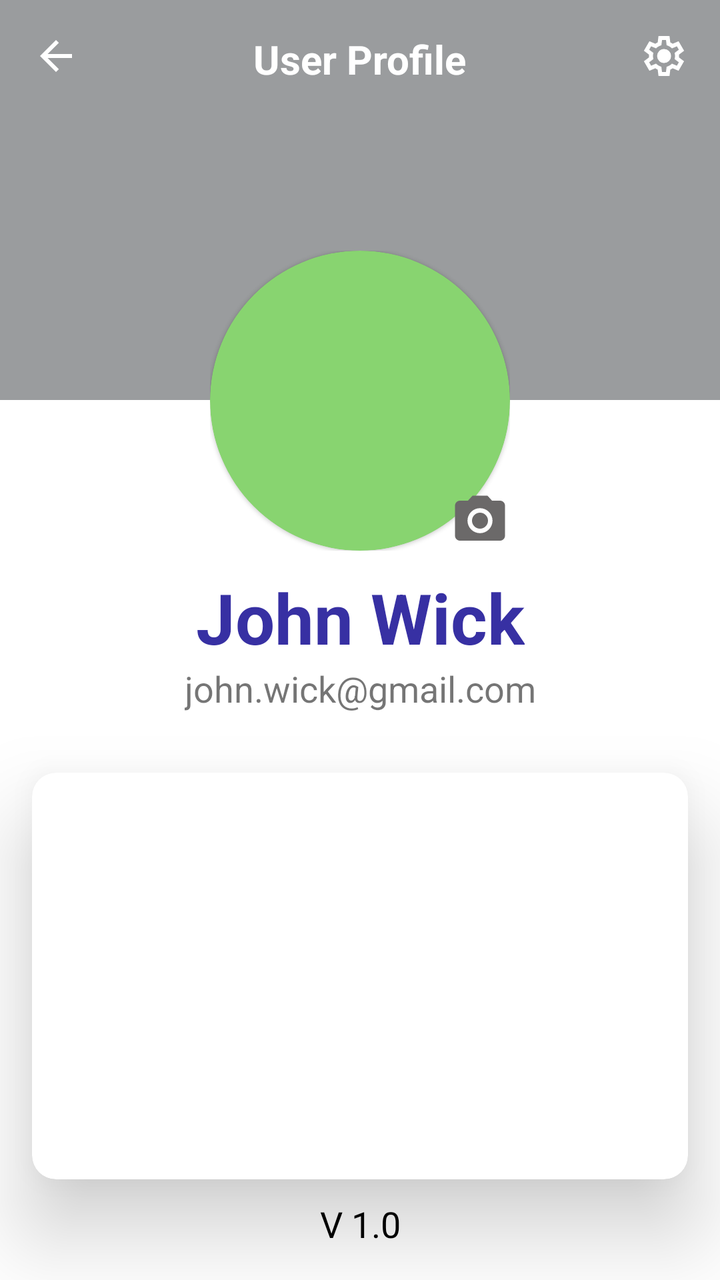
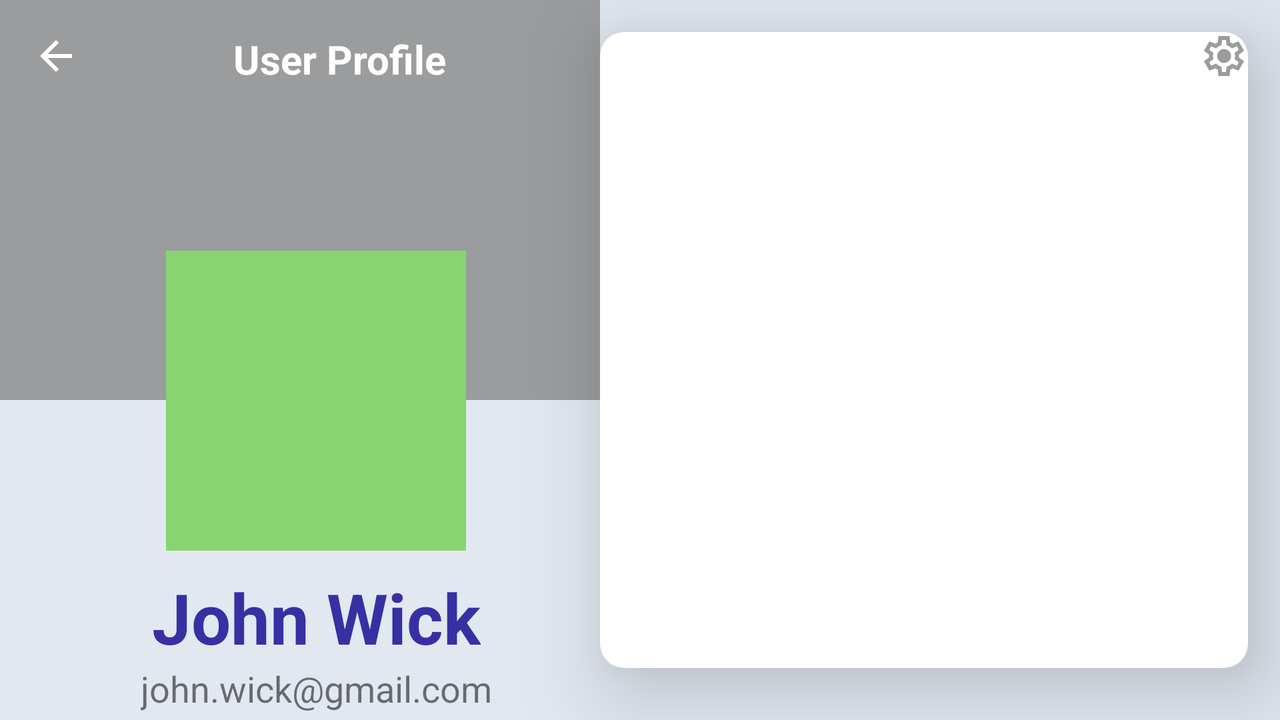

An Android layout and its configuration variant, each rendered on a device that would load it. The default file and the variant file are quoted in full after the pictures.
<!-- AndroidManifest.xml: application theme Theme.Notiz -->
<!-- res/layout/activity_profile.xml -->
<?xml version="1.0" encoding="utf-8"?>
<androidx.constraintlayout.widget.ConstraintLayout
    xmlns:android="http://schemas.android.com/apk/res/android"
    xmlns:app="http://schemas.android.com/apk/res-auto"
    xmlns:tools="http://schemas.android.com/tools"
    android:layout_width="match_parent"
    android:layout_height="match_parent"
    android:fitsSystemWindows="true"
    tools:context=".ProfileActivity">

    <androidx.constraintlayout.widget.Guideline
        android:id="@+id/guideline1"
        android:layout_width="wrap_content"
        android:layout_height="wrap_content"
        android:orientation="vertical"
        app:layout_constraintGuide_begin="@dimen/globalPadding"/>
    <androidx.constraintlayout.widget.Guideline
        android:id="@+id/guideline2"
        android:layout_width="wrap_content"
        android:layout_height="wrap_content"
        android:orientation="horizontal"
        app:layout_constraintGuide_begin="@dimen/globalPadding"/>
    <androidx.constraintlayout.widget.Guideline
        android:id="@+id/guideline3"
        android:layout_width="wrap_content"
        android:layout_height="wrap_content"
        android:orientation="vertical"
        app:layout_constraintGuide_end="@dimen/globalPadding"/>
    <androidx.constraintlayout.widget.Guideline
        android:id="@+id/guideline4"
        android:layout_width="wrap_content"
        android:layout_height="wrap_content"
        android:orientation="horizontal"
        app:layout_constraintGuide_end="@dimen/globalPadding"/>

    <ImageView
        android:id="@+id/imgBack"
        android:layout_width="wrap_content"
        android:layout_height="wrap_content"
        android:src="@drawable/arrow_back"
        app:tint="@color/white"
        app:layout_constraintStart_toStartOf="@id/guideline1"
        app:layout_constraintTop_toTopOf="@id/guideline2" />

    <ImageView
        android:id="@+id/imgSettings"
        android:layout_width="wrap_content"
        android:layout_height="wrap_content"
        app:tint="@color/white"
        android:src="@drawable/settings"
        app:layout_constraintEnd_toStartOf="@+id/guideline3"
        app:layout_constraintTop_toTopOf="@+id/guideline2" />

    <TextView
        android:layout_width="wrap_content"
        android:layout_height="wrap_content"
        android:text="User Profile"
        android:textColor="@color/white"
        android:textSize="@dimen/subtitleFont"
        android:textStyle="bold"
        app:layout_constraintEnd_toStartOf="@+id/imgSettings"
        app:layout_constraintStart_toEndOf="@+id/imgBack"
        app:layout_constraintTop_toTopOf="@+id/guideline2" />

    <View
        android:id="@+id/banner"
        android:layout_width="match_parent"
        android:layout_height="200dp"
        android:elevation="-1dp"
        android:background="@color/textGrayColor"
        app:layout_constraintEnd_toEndOf="parent"
        app:layout_constraintStart_toStartOf="parent"
        app:layout_constraintTop_toTopOf="parent" />

    <RelativeLayout
        android:id="@+id/layoutProfileImage"
        android:layout_width="150dp"
        android:layout_height="150dp"
        android:layout_marginTop="-75dp"
        app:layout_constraintEnd_toStartOf="@+id/guideline3"
        app:layout_constraintStart_toStartOf="@+id/guideline1"
        app:layout_constraintTop_toBottomOf="@+id/banner">
        <com.google.android.material.card.MaterialCardView
            android:layout_width="150dp"
            android:layout_height="150dp"
            app:cardCornerRadius="75dp"
            app:cardBackgroundColor="@color/secondaryColor">
            <ImageView
                android:id="@+id/imgProfile"
                android:layout_width="match_parent"
                android:layout_height="match_parent"
                android:scaleType="centerInside"
                android:layout_gravity="center" />
        </com.google.android.material.card.MaterialCardView>
        <ImageView
            android:id="@+id/imgCamera"
            android:layout_width="30dp"
            android:layout_height="30dp"
            android:src="@drawable/baseline_camera"
            android:elevation="1dp"
            android:layout_alignParentBottom="true"
            android:layout_alignParentEnd="true" />
    </RelativeLayout>

    <TextView
        android:id="@+id/textView"
        android:layout_width="wrap_content"
        android:layout_height="wrap_content"
        android:text="@string/app_version"
        android:textColor="@color/black"
        android:textSize="@dimen/regularFont"
        app:layout_constraintBottom_toBottomOf="@id/guideline4"
        app:layout_constraintEnd_toEndOf="@id/guideline3"
        app:layout_constraintStart_toStartOf="@id/guideline1" />

    <TextView
        android:id="@+id/tvFullName"
        android:layout_width="wrap_content"
        android:layout_height="wrap_content"
        android:layout_marginTop="@dimen/globalMarginTop"
        android:text="John Wick"
        android:textSize="@dimen/titleFont"
        android:textStyle="bold"
        android:textColor="@color/primaryDark"
        app:layout_constraintEnd_toStartOf="@+id/guideline3"
        app:layout_constraintStart_toStartOf="@+id/guideline1"
        app:layout_constraintTop_toBottomOf="@+id/layoutProfileImage" />

    <TextView
        android:id="@+id/tvEmail"
        android:layout_width="wrap_content"
        android:layout_height="wrap_content"
        android:text="john.wick@gmail.com"
        android:textSize="@dimen/regularFont"
        app:layout_constraintEnd_toStartOf="@+id/guideline3"
        app:layout_constraintStart_toStartOf="@+id/guideline1"
        app:layout_constraintTop_toBottomOf="@+id/tvFullName" />

    <com.google.android.material.card.MaterialCardView
        android:layout_width="0dp"
        android:layout_height="0dp"
        app:cardElevation="25dp"
        android:layout_marginTop="@dimen/globalBigMargin"
        android:layout_marginBottom="@dimen/globalMarginTop"
        app:cardCornerRadius="@dimen/globalCornerRadius"
        app:layout_constraintBottom_toTopOf="@+id/textView"
        app:layout_constraintEnd_toStartOf="@+id/guideline3"
        app:layout_constraintStart_toStartOf="@+id/guideline1"
        app:layout_constraintTop_toBottomOf="@+id/tvEmail" />

</androidx.constraintlayout.widget.ConstraintLayout>
<!-- resources referenced by this layout -->
<resources>
  <color name="black">#FF000000</color>
  <color name="primaryDark">#3730A3</color>
  <color name="secondaryColor">#88D470</color>
  <color name="textGrayColor">#9A9C9E</color>
  <color name="white">#FFFFFFFF</color>
  <dimen name="globalBigMargin">30dp</dimen>
  <dimen name="globalCornerRadius">12dp</dimen>
  <dimen name="globalMarginTop">10dp</dimen>
  <dimen name="globalPadding">16dp</dimen>
  <dimen name="regularFont">18sp</dimen>
  <dimen name="subtitleFont">20sp</dimen>
  <dimen name="titleFont">35sp</dimen>
  <!-- drawable arrow_back (drawable) -->
  <vector xmlns:android="http://schemas.android.com/apk/res/android" android:autoMirrored="true" android:height="24dp" android:tint="#6B6969" android:viewportHeight="960" android:viewportWidth="960" android:width="24dp">
        
      <path android:fillColor="@android:color/white" android:pathData="M313,520L537,744L480,800L160,480L480,160L537,216L313,440L800,440L800,520L313,520Z"/>
      
  </vector>
  <!-- drawable baseline_camera (drawable) -->
  <vector xmlns:android="http://schemas.android.com/apk/res/android" android:height="24dp" android:tint="#6B6969" android:viewportHeight="24" android:viewportWidth="24" android:width="24dp">
        
      <path android:fillColor="@android:color/white" android:pathData="M12,12m-3.2,0a3.2,3.2 0,1 1,6.4 0a3.2,3.2 0,1 1,-6.4 0"/>
        
      <path android:fillColor="@android:color/white" android:pathData="M9,2L7.17,4L4,4c-1.1,0 -2,0.9 -2,2v12c0,1.1 0.9,2 2,2h16c1.1,0 2,-0.9 2,-2L22,6c0,-1.1 -0.9,-2 -2,-2h-3.17L15,2L9,2zM12,17c-2.76,0 -5,-2.24 -5,-5s2.24,-5 5,-5 5,2.24 5,5 -2.24,5 -5,5z"/>
      
  </vector>
  <string name="app_version">V 1.0</string>
  <style name="Theme.Notiz" parent="Theme.MaterialComponents.DayNight.NoActionBar">
          
          <item name="colorPrimary">@color/primaryColor</item>
          <item name="colorPrimaryVariant">@color/primaryDark</item>
          <item name="colorOnPrimary">@color/white</item>
          
          <item name="colorSecondary">@color/accentColor</item>
          <item name="colorSecondaryVariant">@color/offWhiteColor</item>
          <item name="colorOnSecondary">@color/black</item>
          
          <item name="android:statusBarColor">?attr/colorPrimaryVariant</item>
          
      </style>
  <color name="primaryColor">#4F46E5</color>
  <color name="accentColor">#06B6D4</color>
  <color name="offWhiteColor">#F8FAFC</color>
  <!-- some entries are left out for length -->
</resources>
<!-- res/layout-land/activity_profile.xml (the repository's variant of the layout above) -->
<!-- drawn on the phone turned sideways -->
<?xml version="1.0" encoding="utf-8"?>
<androidx.constraintlayout.widget.ConstraintLayout
    xmlns:android="http://schemas.android.com/apk/res/android"
    xmlns:app="http://schemas.android.com/apk/res-auto"
    xmlns:tools="http://schemas.android.com/tools"
    android:layout_width="match_parent"
    android:layout_height="match_parent"
    android:background="@color/lightGrayColor"
    tools:context=".ProfileActivity">

    <androidx.constraintlayout.widget.Guideline
        android:id="@+id/guideline1"
        android:layout_width="wrap_content"
        android:layout_height="wrap_content"
        android:orientation="vertical"
        app:layout_constraintGuide_begin="@dimen/globalPadding"/>
    <androidx.constraintlayout.widget.Guideline
        android:id="@+id/guideline2"
        android:layout_width="wrap_content"
        android:layout_height="wrap_content"
        android:orientation="horizontal"
        app:layout_constraintGuide_begin="@dimen/globalPadding"/>
    <androidx.constraintlayout.widget.Guideline
        android:id="@+id/guideline3"
        android:layout_width="wrap_content"
        android:layout_height="wrap_content"
        android:orientation="vertical"
        app:layout_constraintGuide_end="@dimen/globalPadding"/>
    <androidx.constraintlayout.widget.Guideline
        android:id="@+id/guideline4"
        android:layout_width="wrap_content"
        android:layout_height="wrap_content"
        android:orientation="horizontal"
        app:layout_constraintGuide_end="@dimen/globalPadding"/>

    <ImageView
        android:id="@+id/imgBack"
        android:layout_width="wrap_content"
        android:layout_height="wrap_content"
        android:src="@drawable/arrow_back"
        app:tint="@color/white"
        app:layout_constraintStart_toStartOf="@id/guideline1"
        app:layout_constraintTop_toTopOf="@id/guideline2" />

    <ImageView
        android:id="@+id/imgSettings"
        android:layout_width="wrap_content"
        android:layout_height="wrap_content"
        app:tint="@color/textGrayColor"
        android:src="@drawable/settings"
        android:elevation="26dp"
        app:layout_constraintEnd_toStartOf="@+id/guideline3"
        app:layout_constraintTop_toTopOf="@+id/guideline2" />

    <TextView
        android:layout_width="wrap_content"
        android:layout_height="wrap_content"
        android:text="User Profile"
        android:textColor="@color/white"
        android:textSize="@dimen/subtitleFont"
        android:textStyle="bold"
        app:layout_constraintEnd_toStartOf="@+id/card"
        app:layout_constraintStart_toEndOf="@+id/imgBack"
        app:layout_constraintTop_toTopOf="@+id/guideline2" />

    <View
        android:id="@+id/banner"
        android:layout_width="300dp"
        android:layout_height="200dp"
        android:elevation="-1dp"
        android:background="@color/textGrayColor"
        app:layout_constraintStart_toStartOf="parent"
        app:layout_constraintTop_toTopOf="parent" />

    <com.google.android.material.card.MaterialCardView
        android:id="@+id/card"
        android:layout_width="0dp"
        android:layout_height="0dp"
        app:cardElevation="25dp"
        android:layout_marginBottom="@dimen/globalMarginTop"
        app:cardCornerRadius="@dimen/globalCornerRadius"
        app:layout_constraintBottom_toTopOf="@+id/guideline4"
        app:layout_constraintEnd_toStartOf="@+id/guideline3"
        app:layout_constraintStart_toEndOf="@+id/banner"
        app:layout_constraintTop_toBottomOf="@+id/guideline2" />

    <ImageView
        android:id="@+id/layoutProfileImage"
        android:layout_width="150dp"
        android:layout_height="150dp"
        android:layout_marginTop="-75dp"
        android:background="@color/secondaryColor"
        app:layout_constraintEnd_toStartOf="@+id/card"
        app:layout_constraintStart_toStartOf="@+id/guideline1"
        app:layout_constraintTop_toBottomOf="@+id/banner" />

    <TextView
        android:id="@+id/textView"
        android:layout_width="wrap_content"
        android:layout_height="wrap_content"
        android:text="@string/app_version"
        android:textColor="@color/black"
        android:visibility="gone"
        android:textSize="@dimen/regularFont"
        app:layout_constraintBottom_toBottomOf="@id/guideline4"
        app:layout_constraintEnd_toEndOf="@id/guideline3"
        app:layout_constraintStart_toStartOf="@id/guideline1" />

    <TextView
        android:id="@+id/tvFullName"
        android:layout_width="wrap_content"
        android:layout_height="wrap_content"
        android:layout_marginTop="@dimen/globalMarginTop"
        android:text="John Wick"
        android:textSize="@dimen/titleFont"
        android:textStyle="bold"
        android:textColor="@color/primaryDark"
        app:layout_constraintEnd_toStartOf="@+id/card"
        app:layout_constraintStart_toStartOf="@+id/guideline1"
        app:layout_constraintTop_toBottomOf="@+id/layoutProfileImage" />

    <TextView
        android:id="@+id/tvEmail"
        android:layout_width="wrap_content"
        android:layout_height="wrap_content"
        android:text="john.wick@gmail.com"
        android:textSize="@dimen/regularFont"
        app:layout_constraintEnd_toStartOf="@+id/card"
        app:layout_constraintStart_toStartOf="@+id/guideline1"
        app:layout_constraintTop_toBottomOf="@+id/tvFullName" />

</androidx.constraintlayout.widget.ConstraintLayout>
<!-- resources referenced by the variant -->
<!-- as the phone turned sideways resolves them -->
<resources>
  <color name="black">#FF000000</color>
  <color name="lightGrayColor">#E2E8F0</color>
  <color name="primaryDark">#3730A3</color>
  <color name="secondaryColor">#88D470</color>
  <color name="textGrayColor">#9A9C9E</color>
  <color name="white">#FFFFFFFF</color>
  <dimen name="globalCornerRadius">12dp</dimen>
  <dimen name="globalMarginTop">10dp</dimen>
  <dimen name="globalPadding">16dp</dimen>
  <dimen name="regularFont">18sp</dimen>
  <dimen name="subtitleFont">20sp</dimen>
  <dimen name="titleFont">35sp</dimen>
  <!-- drawable arrow_back (drawable) -->
  <vector xmlns:android="http://schemas.android.com/apk/res/android" android:autoMirrored="true" android:height="24dp" android:tint="#6B6969" android:viewportHeight="960" android:viewportWidth="960" android:width="24dp">
        
      <path android:fillColor="@android:color/white" android:pathData="M313,520L537,744L480,800L160,480L480,160L537,216L313,440L800,440L800,520L313,520Z"/>
      
  </vector>
  <!-- drawable settings (drawable) -->
  <vector xmlns:android="http://schemas.android.com/apk/res/android" android:height="24dp" android:tint="#6B6969" android:viewportHeight="960" android:viewportWidth="960" android:width="24dp">
        
      <path android:fillColor="@android:color/white" android:pathData="M370,880L354,752Q341,747 329.5,740Q318,733 307,725L188,775L78,585L181,507Q180,500 180,493.5Q180,487 180,480Q180,473 180,466.5Q180,460 181,453L78,375L188,185L307,235Q318,227 330,220Q342,213 354,208L370,80L590,80L606,208Q619,213 630.5,220Q642,227 653,235L772,185L882,375L779,453Q780,460 780,466.5Q780,473 780,480Q780,487 780,493.5Q780,500 778,507L881,585L771,775L653,725Q642,733 630,740Q618,747 606,752L590,880L370,880ZM440,800L519,800L533,694Q564,686 590.5,670.5Q617,655 639,633L738,674L777,606L691,541Q696,527 698,511.5Q700,496 700,480Q700,464 698,448.5Q696,433 691,419L777,354L738,286L639,328Q617,305 590.5,289.5Q564,274 533,266L520,160L441,160L427,266Q396,274 369.5,289.5Q343,305 321,327L222,286L183,354L269,418Q264,433 262,448Q260,463 260,480Q260,496 262,511Q264,526 269,541L183,606L222,674L321,632Q343,655 369.5,670.5Q396,686 427,694L440,800ZM482,620Q540,620 581,579Q622,538 622,480Q622,422 581,381Q540,340 482,340Q423,340 382.5,381Q342,422 342,480Q342,538 382.5,579Q423,620 482,620ZM480,480L480,480Q480,480 480,480Q480,480 480,480L480,480L480,480L480,480Q480,480 480,480Q480,480 480,480Q480,480 480,480Q480,480 480,480L480,480L480,480L480,480Q480,480 480,480Q480,480 480,480L480,480L480,480L480,480Q480,480 480,480Q480,480 480,480L480,480L480,480L480,480Q480,480 480,480Q480,480 480,480Q480,480 480,480Q480,480 480,480L480,480L480,480L480,480Q480,480 480,480Q480,480 480,480L480,480Z"/>
      
  </vector>
  <string name="app_version">V 1.0</string>
  <style name="Theme.Notiz" parent="Theme.MaterialComponents.DayNight.NoActionBar">
          
          <item name="colorPrimary">@color/primaryColor</item>
          <item name="colorPrimaryVariant">@color/primaryDark</item>
          <item name="colorOnPrimary">@color/white</item>
          
          <item name="colorSecondary">@color/accentColor</item>
          <item name="colorSecondaryVariant">@color/offWhiteColor</item>
          <item name="colorOnSecondary">@color/black</item>
          
          <item name="android:statusBarColor">?attr/colorPrimaryVariant</item>
          
      </style>
  <color name="primaryColor">#4F46E5</color>
  <color name="accentColor">#06B6D4</color>
  <color name="offWhiteColor">#F8FAFC</color>
</resources>
